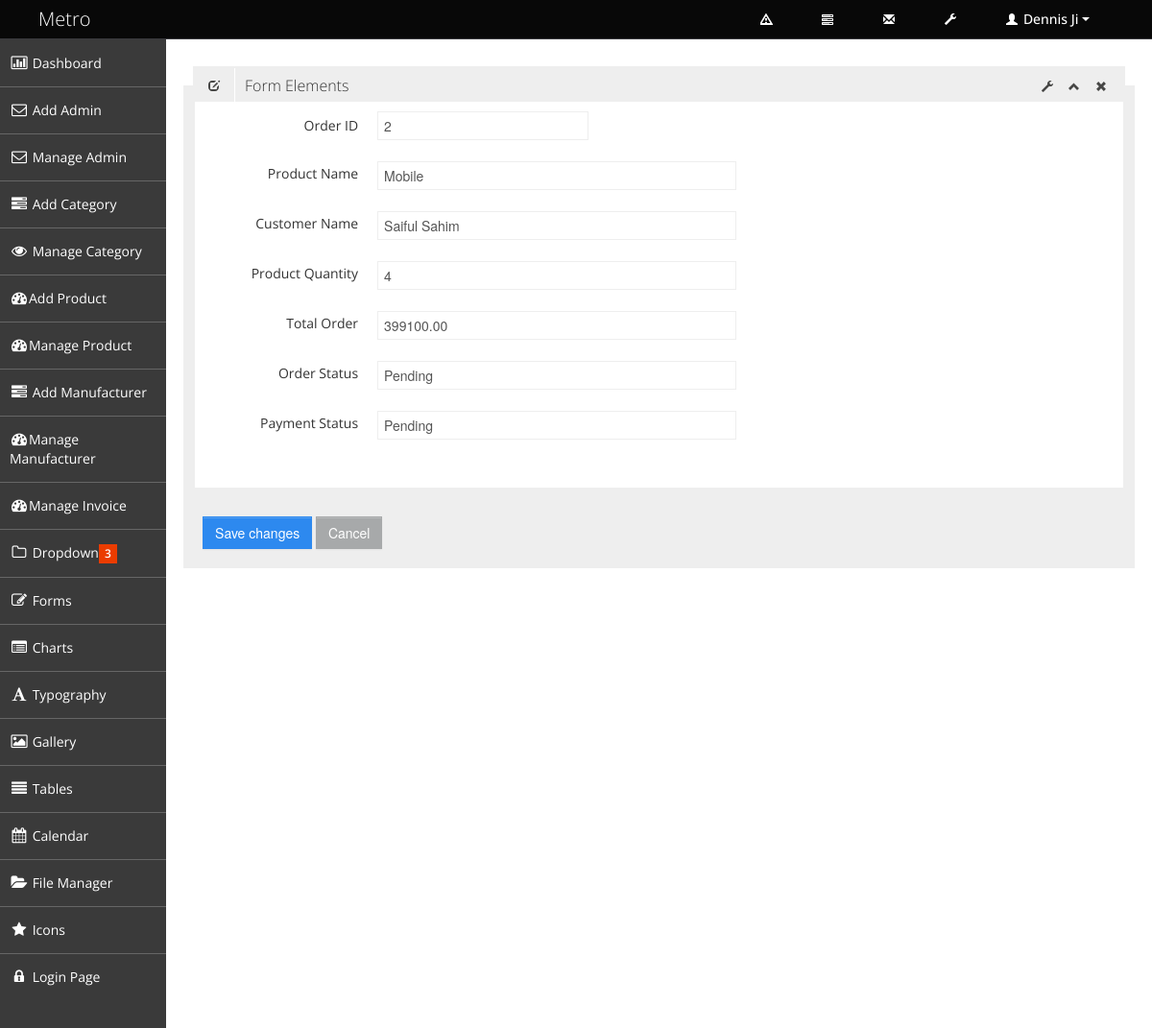
Page /edit-invoice/2 on the committed database.
### tables this page shows
CREATE TABLE `tbl_order` (
  `order_id` int(11) NOT NULL,
  `customer_id` int(11) NOT NULL,
  `shipping_id` int(11) NOT NULL,
  `payment_id` int(11) NOT NULL,
  `order_total` float(10,2) NOT NULL,
  `order_status` varchar(20) NOT NULL DEFAULT 'Pending',
  `order_date` timestamp NOT NULL DEFAULT CURRENT_TIMESTAMP
);

CREATE TABLE `order_details` (
  `order_details_id` int(5) NOT NULL,
  `order_id` int(5) NOT NULL,
  `product_id` int(5) NOT NULL,
  `product_name` varchar(100) NOT NULL,
  `product_price` float(10,2) NOT NULL,
  `product_sales_quantity` int(3) NOT NULL
);

CREATE TABLE `customer` (
  `customer_id` int(11) NOT NULL,
  `customer_name` varchar(50) NOT NULL,
  `email_address` varchar(100) NOT NULL,
  `password` varchar(32) NOT NULL,
  `mobile_number` varchar(11) NOT NULL,
  `address` text NOT NULL,
  `city` varchar(50) NOT NULL,
  `country` varchar(50) NOT NULL,
  `zip_code` int(5) NOT NULL
);

CREATE TABLE `payment` (
  `payment_id` int(11) NOT NULL,
  `payment_type` varchar(20) NOT NULL,
  `payment_status` varchar(20) NOT NULL DEFAULT 'Pending',
  `payment_date_time` timestamp NOT NULL DEFAULT CURRENT_TIMESTAMP,
  `comments` text NOT NULL
);

### application/controllers/Invoice.php (called while the page is built, shortened)
<?php
class Invoice extends CI_Controller{
    function __construct()
    {
        $this->load->model('invoice_model');
    }
    public function edit_invoice($order_id)
    {
        $data=array();
        $data['order_info'] = $this->invoice_model->select_order_info_by_id($order_id);
        $data['dashboard'] = $this->load->view('admin/admin_pages/edit_invoice_form', $data, TRUE);
        $this->load->view('admin/admin_master', $data);
    }
}

### index.php (called while the page is built, shortened)
<?php
require_once BASEPATH.'core/CodeIgniter.php';

### application/models/Invoice_model.php (called while the page is built, shortened)
<?php
class Invoice_model extends CI_Model
{
    public function select_order_info_by_id($order_id)
    {
        return $this->db->where('order_id', $order_id)->get('tbl_order')->row();
    }
    public function get_order_details_by_order($id)
    {
        return $this->db->where('order_id', $id)->get('order_details')->row();
    }
    public function get_payment_status_by_order($payment_id)
    {
        return $this->db->where('payment_id', $payment_id)->get('payment')->row();
    }
}

### application/models/Checkout_model.php (called while the page is built, shortened)
<?php
class Checkout_model extends CI_Model
{
    public function get_customer_by_order($customer_id)
    {
        return $this->db->where('customer_id', $customer_id)->get('customer')->row();
    }
}

### application/views/admin/admin_pages/edit_invoice_form.php (the view, shortened to what this page needs)
<?php
$customer = $this->checkout_model->get_customer_by_order($order_info->customer_id);
$order_details = $this->invoice_model->get_order_details_by_order($order_info->order_id);
$payment = $this->invoice_model->get_payment_status_by_order($order_info->payment_id);
?>
<div class="row-fluid sortable">
    <div class="box span12">
        <div class="box-header" data-original-title>
            <h2><i class="halflings-icon edit"></i><span class="break"></span>Form Elements</h2>
            <div class="box-icon">
                <a href="#" class="btn-setting"><i class="halflings-icon wrench"></i></a>
                <a href="#" class="btn-minimize"><i class="halflings-icon chevron-up"></i></a>
                <a href="#" class="btn-close"><i class="halflings-icon remove"></i></a>
            </div>
        </div>
        <div class="box-content">
            <?php echo form_open('update-invoice', 'class= form-horizontal'); ?>
            <fieldset>
                <div class="control-group">
                    <label class="control-label" for="typeahead">Order ID</label>
                    <div class="controls">
                        <input type="text" name="orderId" value="<?php echo $order_info->order_id; ?>">
                    </div>
                </div>
                <div class="control-group">
                    <label class="control-label" for="typeahead">Product Name</label>
                    <div class="controls">
                        <input type="text" name="productName" value="<?php echo $order_details->product_name; ?>"
                               class="span6 typeahead" id="typeahead" data-provide="typeahead" data-items="4" required>
                    </div>
                </div>
                <div class="control-group">
                    <label class="control-label" for="typeahead">Customer Name</label>
                    <div class="controls">
                        <input type="text" name="customerName" value="<?php echo $customer->customer_name ?>"
                               class="span6 typeahead" id="typeahead" data-provide="typeahead" data-items="4"
                               data-source='["Alabama","Alaska","Arizona","Arkansas","California","Colorado","Connecticut","Delaware","Florida","Georgia","Hawaii","Idaho","Illinois","Indiana","Iowa","Kansas","Kentucky","Louisiana","Maine","Maryland","Massachusetts","Michigan","Minnesota","Mississippi","Missouri","Montana","Nebraska","Nevada","New Hampshire","New Jersey","New Mexico","New York","North Dakota","North Carolina","Ohio","Oklahoma","Oregon","Pennsylvania","Rhode Island","South Carolina","South Dakota","Tennessee","Texas","Utah","Vermont","Virginia","Washington","West Virginia","Wisconsin","Wyoming"]'
                               required>
                    </div>
                </div>
                <div class="control-group">
                    <label class="control-label" for="typeahead">Product Quantity </label>
                    <div class="controls">
                        <input type="text" name="productQuantity"
                               value="<?php echo $order_details->product_sales_quantity ?>" class="span6 typeahead"
                               id="typeahead" data-provide="typeahead" data-items="4"
                               data-source='["Alabama","Alaska","Arizona","Arkansas","California","Colorado","Connecticut","Delaware","Florida","Georgia","Hawaii","Idaho","Illinois","Indiana","Iowa","Kansas","Kentucky","Louisiana","Maine","Maryland","Massachusetts","Michigan","Minnesota","Mississippi","Missouri","Montana","Nebraska","Nevada","New Hampshire","New Jersey","New Mexico","New York","North Dakota","North Carolina","Ohio","Oklahoma","Oregon","Pennsylvania","Rhode Island","South Carolina","South Dakota","Tennessee","Texas","Utah","Vermont","Virginia","Washington","West Virginia","Wisconsin","Wyoming"]'
                               required>
                    </div>
                </div>
                <div class="control-group">
                    <label class="control-label" for="typeahead">Total Order </label>
                    <div class="controls">
                        <input type="text" name="orderTotal" value="<?php echo $order_info->order_total; ?>"
                               class="span6 typeahead" id="typeahead" data-provide="typeahead" data-items="4"
                               data-source='["Alabama","Alaska","Arizona","Arkansas","California","Colorado","Connecticut","Delaware","Florida","Georgia","Hawaii","Idaho","Illinois","Indiana","Iowa","Kansas","Kentucky","Louisiana","Maine","Maryland","Massachusetts","Michigan","Minnesota","Mississippi","Missouri","Montana","Nebraska","Nevada","New Hampshire","New Jersey","New Mexico","New York","North Dakota","North Carolina","Ohio","Oklahoma","Oregon","Pennsylvania","Rhode Island","South Carolina","South Dakota","Tennessee","Texas","Utah","Vermont","Virginia","Washington","West Virginia","Wisconsin","Wyoming"]'
                               required>
                    </div>
                </div>
                <div class="control-group">
                    <label class="control-label" for="typeahead">Order Status </label>
                    <div class="controls">
                        <input type="text" name="orderStatus" value="<?php echo $order_info->order_status ?>"
                               class="span6 typeahead" id="typeahead" data-provide="typeahead" data-items="4"
                               data-source='["Alabama","Alaska","Arizona","Arkansas","California","Colorado","Connecticut","Delaware","Florida","Georgia","Hawaii","Idaho","Illinois","Indiana","Iowa","Kansas","Kentucky","Louisiana","Maine","Maryland","Massachusetts","Michigan","Minnesota","Mississippi","Missouri","Montana","Nebraska","Nevada","New Hampshire","New Jersey","New Mexico","New York","North Dakota","North Carolina","Ohio","Oklahoma","Oregon","Pennsylvania","Rhode Island","South Carolina","South Dakota","Tennessee","Texas","Utah","Vermont","Virginia","Washington","West Virginia","Wisconsin","Wyoming"]'
                               required>
                    </div>
                </div>
                <div class="control-group">
                    <label class="control-label" for="typeahead">Payment Status </label>
                    <div class="controls">
                        <input type="text" name="paymentStatus" value="<?php echo $payment->payment_status ?>"
                               class="span6 typeahead" id="typeahead" data-provide="typeahead" data-items="4"
                               data-source='["Alabama","Alaska","Arizona","Arkansas","California","Colorado","Connecticut","Delaware","Florida","Georgia","Hawaii","Idaho","Illinois","Indiana","Iowa","Kansas","Kentucky","Louisiana","Maine","Maryland","Massachusetts","Michigan","Minnesota","Mississippi","Missouri","Montana","Nebraska","Nevada","New Hampshire","New Jersey","New Mexico","New York","North Dakota","North Carolina","Ohio","Oklahoma","Oregon","Pennsylvania","Rhode Island","South Carolina","South Dakota","Tennessee","Texas","Utah","Vermont","Virginia","Washington","West Virginia","Wisconsin","Wyoming"]'
                               required>
                    </div>
                </div>
        </div>
    </div>
    <div class="form-actions">
        <button type="submit" class="btn btn-primary">Save changes</button>
        <button type="reset" class="btn">Cancel</button>
    </div>
</div>
</div>
</div>

### asset/admin_asset/css/style.css (style rules this page uses)
body { background: #F5F5F5; color: #333; border: none; font-family: 'Open Sans', sans-serif; font-weight: 400; }
h2 { font-size: 16px; line-height: 16px; }
.box { border: 2px solid #eee; background: #fff !important; margin-bottom: 28px; }
.box-header { height: 16px; font-size: 16px; line-height: 16px; padding: 10px; background: #eee; -webkit-box-shadow: none; -moz-box-shadow: none; box-shadow: none; overflow: hidden; }
.box-header h2 { float:left; margin-top: 0px; font-weight: 300; }
.box-header h2 i { margin: 0px 3px 0px 4px; opacity: .8; filter: alpha(opacity=80); -ms-filter:"progid:DXImageTransform.Microsoft.Alpha(Opacity=80)"; }
.box-header .box-icon { float:right; margin-top: 1px; }
.box-header .box-icon i { -webkit-transition: all 0.1s ease-in-out; -moz-transition: all 0.1s ease-in-out; -o-transition: all 0.1s ease-in-out; -ms-transition: all 0.1s ease-in-out; transition: all 0.1s ease-in-out; opacity: .8; filter: alpha(opacity=80); -ms-filter:"progid:DXImageTransform.Microsoft.Alpha(Opacity=80)"; }
.box-header .box-icon a { margin: 0px 5px; }
.box-content { position: relative; z-index: 50; margin-top: -1px; padding: 10px; background: #fff !important; }
.form-actions { padding: 19px 20px 20px; margin: 20px -10px -30px -10px; background-color: #eee; border-top: 1px solid #eee; *zoom: 1; }
.form-actions:before, .form-actions:after { display: table; line-height: 0; content: ""; }
.form-actions:after { clear: both; }
.btn { display: inline-block; padding: 6px 12px; margin-bottom: 0; font-size: 14px; font-weight: 500; line-height: 20px; text-align: center; white-space: nowrap; vertical-align: middle; cursor: pointer; border: 1px solid #a7a9aa; -webkit-border-radius: 0px !important; border-radius: 0px !important; }
.btn { color: #ffffff; background-color: #a7a9aa; border-color: #a7a9aa; background-image: none; filter: none; text-shadow: none; }
.btn-primary { background-color: #2D89EF; border-color: #2D89EF; }

### asset/admin_asset/css/halflings.css (style rules this page uses)
html, html .halflings { -webkit-font-smoothing: antialiased !important; }
.halflings-icon { display: inline-block; width: 14px; height: 14px; line-height: 14px; vertical-align: text-top; background-image: url(../img/glyphicons_halflings.svg); background-position: 0 0; background-repeat: no-repeat; vertical-align: top; *display: inline; *zoom: 1; *margin-right: .3em; }
.halflings-icon.remove { background-position: -312px 0; }
.halflings-icon.edit { background-position: -96px -72px; }
.halflings-icon.chevron-up { background-position: -288px -120px; }
.halflings-icon.wrench { background-position: -360px -144px; }

### rows in the picture
tbl_order: orderId "2", orderTotal "399100.00", orderStatus "Pending"
order_details: productName "Mobile", productQuantity "4"
customer: customerName "Saiful Sahim"
payment: paymentStatus "Pending"
